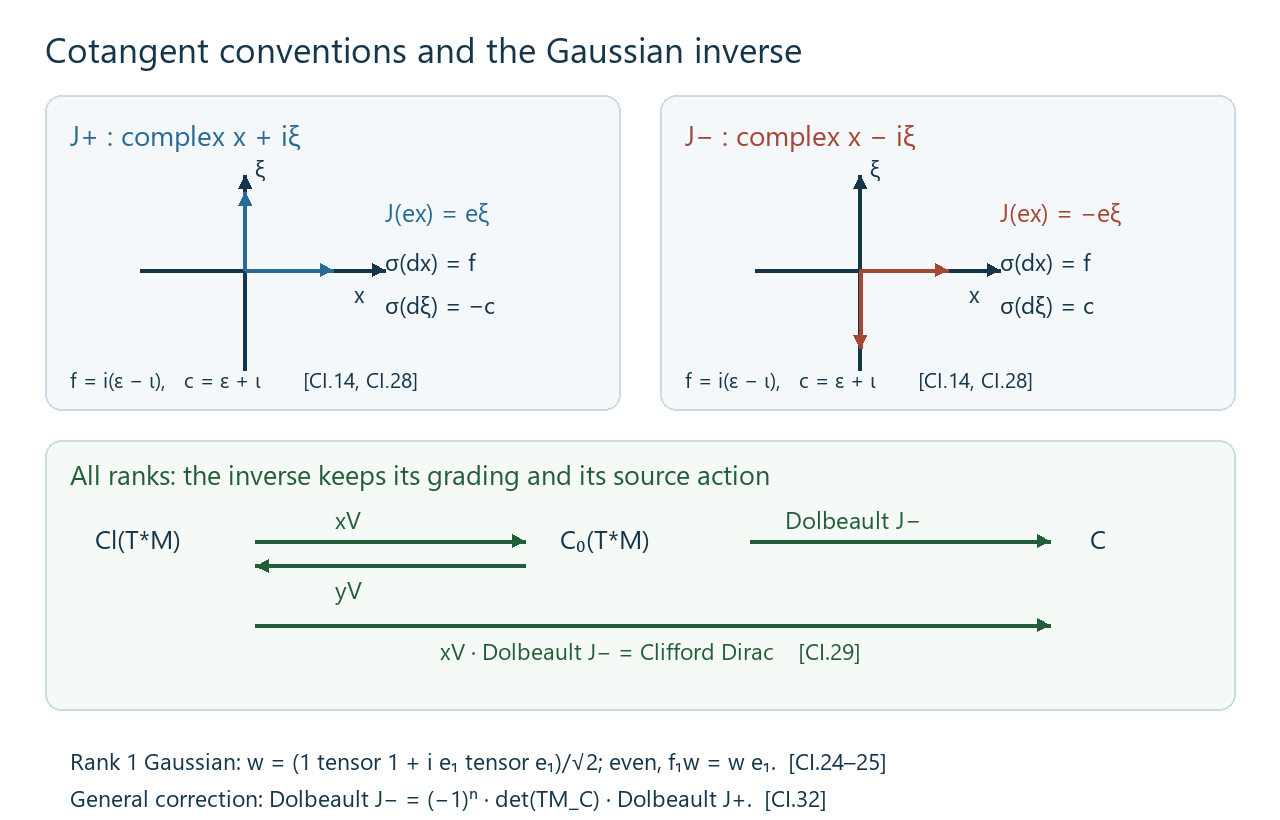

Generate this figure with Python:
from pathlib import Path
from PIL import Image, ImageDraw, ImageFont
import math
base=Path(__file__).resolve().parent
im=Image.new("RGB",(1280,820),"#ffffff");d=ImageDraw.Draw(im)
fontfile="C:/Windows/Fonts/segoeui.ttf"
def font(n):return ImageFont.truetype(fontfile,n)
def txt(x,y,t,n=24,c="#15364a"):d.text((x,y),t,font=font(n),fill=c)
def arrow(a,b,c="#15364a",width=4):
    d.line((a,b),fill=c,width=width)
    v=(b[0]-a[0],b[1]-a[1]);l=math.hypot(*v);v=(v[0]/l,v[1]/l)
    p=(-v[1],v[0]);s=13
    d.polygon([b,(b[0]-s*v[0]+s*.48*p[0],b[1]-s*v[1]+s*.48*p[1]),(b[0]-s*v[0]-s*.48*p[0],b[1]-s*v[1]-s*.48*p[1])],fill=c)
txt(45,25,"Cotangent conventions and the Gaussian inverse",35)
for left,title,sgn,color in ((45,"J+ : complex x + iξ",1,"#296a96"),(660,"J− : complex x − iξ",-1,"#a44734")):
    d.rounded_rectangle((left,95,left+575,410),radius=16,fill="#f4f8fb",outline="#cbdbe5",width=2)
    txt(left+25,115,title,28,color)
    ox,oy=left+200,270
    arrow((ox-105,oy),(ox+140,oy))
    arrow((ox,oy+100),(ox,oy-95))
    txt(ox+109,oy+8,"x",23);txt(ox+10,oy-118,"ξ",23)
    arrow((ox,oy),(ox+88,oy),color)
    arrow((ox,oy),(ox,oy-sgn*78),color)
    txt(left+340,195,"J(ex) = "+("eξ" if sgn==1 else "−eξ"),25,color)
    txt(left+340,245,"σ(dx) = f",24)
    txt(left+340,288,"σ(dξ) = "+("−c" if sgn==1 else "c"),24)
    txt(left+25,365,"f = i(ε − ι),   c = ε + ι       [CI.14, CI.28]",21)
d.rounded_rectangle((45,440,1235,710),radius=16,fill="#f5faf6",outline="#cbded0",width=2)
txt(70,455,"All ranks: the inverse keeps its grading and its source action",27,"#245d39")
txt(95,520,"Cl(T*M)",26);txt(560,520,"C₀(T*M)",26);txt(1090,520,"C",26)
arrow((255,541),(525,541),"#245d39");txt(335,503,"xV",24,"#245d39")
arrow((525,566),(255,566),"#245d39");txt(335,573,"yV",24,"#245d39")
arrow((750,541),(1050,541),"#245d39");txt(785,503,"Dolbeault J−",24,"#245d39")
arrow((255,625),(1050,625),"#245d39");txt(440,635,"xV · Dolbeault J− = Clifford Dirac    [CI.29]",23,"#245d39")
txt(70,745,"Rank 1 Gaussian: w = (1 tensor 1 + i e₁ tensor e₁)/√2; even, f₁w = w e₁.  [CI.24–25]",23)
txt(70,782,"General correction: Dolbeault J− = (−1)ⁿ · det(TM_C) · Dolbeault J+.  [CI.32]",23)
im.save(base/"KT-KK-15-cotangent-conventions.png")
